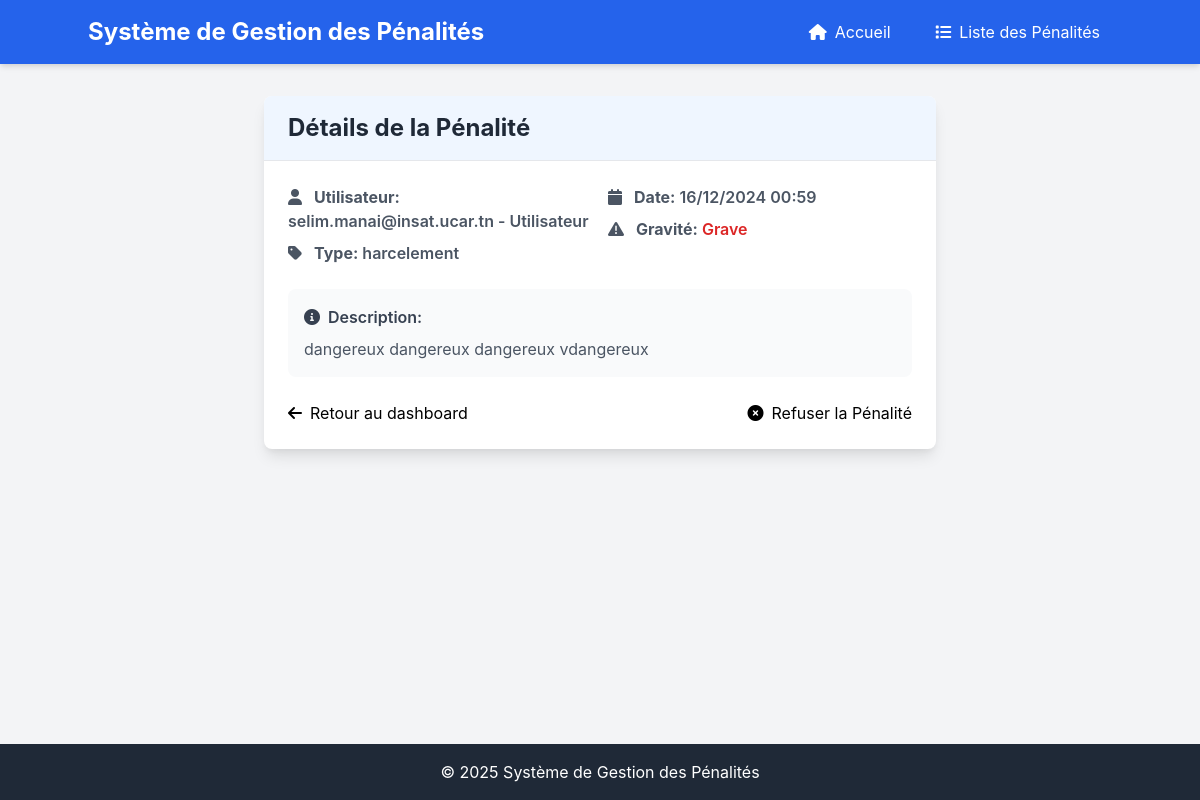
/penality/listePenality/26/, run on the app's committed database.
### penality/models.py (models this page shows, shortened)
class Penalite(models.Model):
    TYPE_PENALITE_CHOICES = [
        ('annulation_tardive', _('Annulation Tardive')),
        ('Annulation_sans_informer', _('Annulation sans informer')),
        ('harcelement_et_mauvais_comportement', _('harcelement')),
        ('point_descente_faux', _('Point de descente incorrect')),
        ('nombre_places_incorrect', _('Nombre de places incorrect')),
        ('disponibilite_bagages_incorrecte', _('Disponibilité des bagages incorrecte')),
        ('paiement_non_effectue', _('Paiement non effectué')),
        ('others', _('others'))
    ]
    utilisateur = models.ForeignKey(Users, on_delete=models.CASCADE)
    type_penalite = models.CharField(max_length=50, choices=TYPE_PENALITE_CHOICES)
    description = models.TextField(blank=True, null=True)
    date_penalite = models.DateTimeField(auto_now_add=True)
    GRAVITE_CHOICES = [
        (1, _('Mineure')),
        (2, _('Moyenne')),
        (3, _('Grave')),
    ]
    gravite = models.IntegerField(choices=GRAVITE_CHOICES, default=1)
    occurrences = models.PositiveIntegerField(default=1)
    supprimer_compte = models.BooleanField(default=False)
    score_analyse = models.FloatField(null=True, blank=True)
    validee = models.BooleanField(default=False)  # par admin
    """
    @classmethod
    def creer_penalite_avec_ai(cls, reclamation_text, user):

        existing_penalites = cls.objects.filter(utilisateur=user).order_by('-date_penalite')

        analyzer = PenaliteAnalyzer()
        analyse = analyzer.analyze_reclamation(reclamation_text, user, existing_penalites)

        penalite = cls.objects.create(
            utilisateur=analyse['utilisateur'],
            type_penalite=analyse['type_penalite'],
            description=analyse['description'],
            gravite=analyse['gravite'],
            occurrences=analyse['occurrences'],
            supprimer_compte=analyse['supprimer_compte'],
            score_analyse=analyse['score_analyse'],
            validee=False
        )
        return penalite
    """

### users/models.py (models this page shows)
class Users(AbstractBaseUser, PermissionsMixin):
    email = models.EmailField(max_length=50, unique=True)
    password = models.CharField(max_length=256)  # Hashing done automatically by set_password()
    role = models.CharField(max_length=15, default='Utilisateur')
    is_active = models.BooleanField(default=True)
    is_staff = models.BooleanField(default=False)
    objects = UserManager()
    USERNAME_FIELD = 'email'
    REQUIRED_FIELDS = []
    def __str__(self):
        return f"{self.email} - {self.role}"

### penality/views.py (the view)
# urls.py: path('listePenality/<int:penalite_id>/', penalite_detail, name='penalite_detail'),
def penalite_detail(request, penalite_id):
    penalite = Penalite.objects.get(id=penalite_id)
    return render(request, 'penality/penalite_detail.html', {'penalite': penalite})

### covoiturage/templates/penality/penalite_detail.html (shortened to what this page needs)
{% extends "penality/base4.html" %}
{% load static %}
{% block content %}
<div x-data="{ showRefuseModal: false }" class="max-w-2xl mx-auto bg-white shadow-lg rounded-lg overflow-hidden">
    <div class="px-6 py-4 bg-blue-50 border-b border-gray-200">
        <h1 class="text-2xl font-bold text-gray-800">Détails de la Pénalité</h1>
    </div>
    <div class="p-6">
        <div class="grid grid-cols-2 gap-4">
            <div class="space-y-2">
                <p class="font-semibold text-gray-600">
                    <i class="fas fa-user mr-2"></i>
                    <span class="font-bold">Utilisateur:</span>
                    {{ penalite.utilisateur }}
                </p>
                <p class="font-semibold text-gray-600">
                    <i class="fas fa-tag mr-2"></i>
                    <span class="font-bold">Type:</span>
                    {{ penalite.get_type_penalite_display }}
                </p>
            </div>
            <div class="space-y-2">
                <p class="font-semibold text-gray-600">
                    <i class="fas fa-calendar mr-2"></i>
                    <span class="font-bold">Date:</span>
                    {{ penalite.date_penalite|date:"d/m/Y H:i" }}
                </p>
                <p class="font-semibold text-gray-600">
                    <i class="fas fa-exclamation-triangle mr-2"></i>
                    <span class="font-bold">Gravité:</span>
                    <span class="
                        {% if penalite.gravite == 'faible' %}text-green-600
                        {% elif penalite.gravite == 'moyenne' %}text-yellow-600
                        {% else %}text-red-600
                        {% endif %}
                    ">
                        {{ penalite.get_gravite_display }}
                    </span>
                </p>
            </div>
        </div>
        <div class="mt-6 bg-gray-50 p-4 rounded-lg">
            <p class="font-semibold text-gray-700 mb-2">
                <i class="fas fa-info-circle mr-2"></i>Description:
            </p>
            <p class="text-gray-600">{{ penalite.description }}</p>
        </div>
        <div class="mt-6 flex justify-between items-center">
            <a href="{% url 'dashboard' %}" class="btn btn-secondary">
                <i class="fas fa-arrow-left mr-2"></i>Retour au dashboard
            </a>
            <button
                @click="showRefuseModal = true"
                class="btn btn-danger"
            >
                <i class="fas fa-times-circle mr-2"></i>Refuser la Pénalité
            </button>
        </div>
    </div>
</div>
{% endblock %}

### covoiturage/static/css/custom10.css (style rules this page uses)
body { font-family: 'Inter', -apple-system, BlinkMacSystemFont, 'Segoe UI', Roboto, Oxygen, Ubuntu, Cantarell, 'Open Sans', 'Helvetica Neue', sans-serif; }

### covoiturage/templates/penality/penalite_detail.html (style rules this page uses)
.btn { @apply px-4 py-2 rounded-lg transition-colors duration-300 flex items-center justify-center; }
.btn-secondary { @apply bg-gray-200 text-gray-800 hover:bg-gray-300; }
.btn-danger { @apply bg-red-500 text-white hover:bg-red-600; }

### data on the page
Penalite: utilisateur "selim.manai@insat.ucar.tn - Utilisateur", type_penalite "harcelement", date_penalite "16/12/2024 00:59", gravite "Grave", description "dangereux dangereux dangereux vdangereux"
